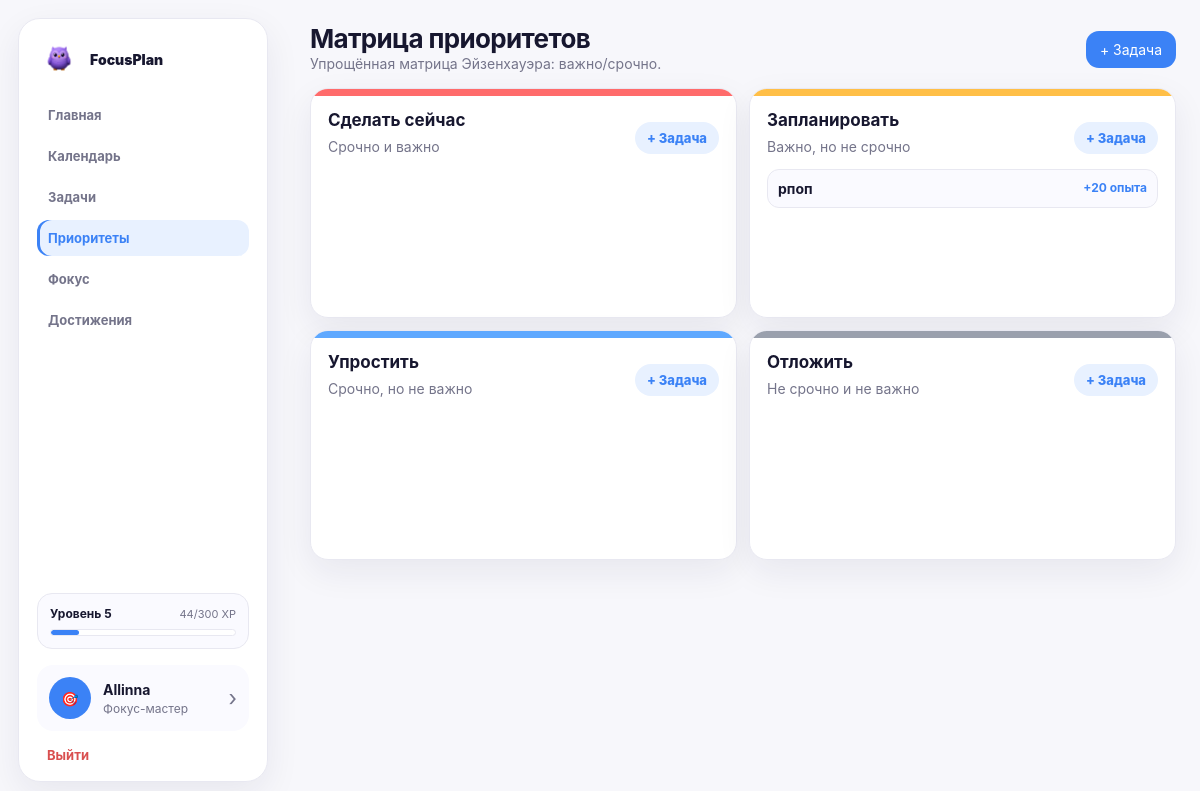
The page /matrix (signed in) on the database its author committed.
### tables this page shows
CREATE TABLE users (
        id INTEGER PRIMARY KEY AUTOINCREMENT,
        nickname TEXT NOT NULL UNIQUE,
        password_hash TEXT,
        avatar TEXT,
        theme TEXT DEFAULT 'light',
        accent TEXT DEFAULT 'purple',
        notifications INTEGER DEFAULT 1,
        xp INTEGER DEFAULT 0,
        level INTEGER DEFAULT 1,
        streak INTEGER DEFAULT 0,
        last_activity DATE,
        created_at TEXT
    );

CREATE TABLE tasks (
        id TEXT PRIMARY KEY,
        user_id INTEGER NOT NULL,
        folder_id INTEGER,
        title TEXT NOT NULL,
        description TEXT,
        priority TEXT,
        importance TEXT,
        urgency TEXT,
        xp INTEGER DEFAULT 0,
        task_date DATE,
        task_time TEXT,
        is_done INTEGER DEFAULT 0,
        earned_xp INTEGER DEFAULT 0,
        created_at TEXT,
        completed_at TEXT,
        estimate_value TEXT,
        estimate_unit TEXT DEFAULT 'hours',
        FOREIGN KEY (user_id) REFERENCES users(id),
        FOREIGN KEY (folder_id) REFERENCES folders(id)
    );

### app.py (the view)
@app.route("/matrix")
@login_required
def matrix():
    user = current_user()
    tasks = [task for task in user.get("tasks", []) if not task.get("done")]
    return render_template("matrix.html", matrix=split_eisenhower(tasks))

### app.py (called while the page is built, shortened)
def current_user() -> Dict[str, Any] | None:
    nickname = session.get("nickname")
    if not nickname:
        return None
    user = load_user_from_db(nickname)
    if not user:
        user = create_user(nickname)
        sync_user_to_db(user)
    return normalize_user(user)

def login_required(view):
    @wraps(view)
    def wrapped(*args, **kwargs):
        if not session.get("nickname"):
            return redirect(url_for("login"))
        return view(*args, **kwargs)
    return wrapped

def badge_by_code(code: str) -> Dict[str, Any] | None:
    return next((item for item in BADGES if item["code"] == code), None)

def unlocked_achievement_codes(user: Dict[str, Any]) -> List[str]:
    return [item.get("code") if isinstance(item, dict) else item for item in user.get("achievements", [])]

def split_eisenhower(tasks: List[Dict[str, Any]]) -> Dict[str, List[Dict[str, Any]]]:
    matrix = {"urgent_important": [], "not_urgent_important": [], "urgent_not_important": [], "not_urgent_not_important": []}
    for task in tasks:
        important = task.get("importance") in ["medium", "high"]
        urgent = task.get("urgency") == "urgent"
        if important and urgent:
            matrix["urgent_important"].append(task)
        elif important and not urgent:
            matrix["not_urgent_important"].append(task)
        elif not important and urgent:
            matrix["urgent_not_important"].append(task)
        else:
            matrix["not_urgent_not_important"].append(task)
    return matrix

def build_reminder_tasks(user: Dict[str, Any]) -> List[Dict[str, Any]]:
    reminder_tasks = []
    for task in user.get("tasks", []):
        if task.get("done") or not task.get("date"):
            continue
    return reminder_tasks

### focusplan_db.py (called while the page is built)
def int_to_bool(value: Any) -> bool:
    return bool(int(value or 0))

def get_db() -> sqlite3.Connection:
    conn = sqlite3.connect(DB_FILE)
    conn.row_factory = sqlite3.Row
    conn.execute("PRAGMA foreign_keys = ON")
    return conn

def reconstruct_streak_days(last_activity: str | None, streak: int) -> List[str]:
    if not last_activity or int(streak or 0) <= 0:
        return []
    try:
        last_day = datetime.strptime(last_activity, "%Y-%m-%d").date()
    except ValueError:
        return []
    return [
        (last_day - timedelta(days=offset)).isoformat()
        for offset in range(int(streak) - 1, -1, -1)
    ]

def level_from_xp(xp: int) -> int:
    return level_state_from_xp(xp)["level"]

### templates/matrix.html (shortened to what this page needs)
{% extends "base.html" %}
{% block content %}
<header class="topbar compact-topbar"><div><h1>Матрица приоритетов</h1><p>Упрощённая матрица Эйзенхауэра: важно/срочно.</p></div><button class="btn primary" data-modal-open="taskModal">+ Задача</button></header>
{% set matrix_tasks = matrix.urgent_important + matrix.not_urgent_important + matrix.urgent_not_important + matrix.not_urgent_not_important %}
<section class="matrix-grid">
  <div class="card quadrant red">
    <div class="quad-strip"></div>
    <div class="quadrant-head"><div><h2>Сделать сейчас</h2><p>Срочно и важно</p></div><button class="btn secondary quad-add" data-modal-open="taskModal" data-preset-importance="high" data-preset-urgency="urgent">+ Задача</button></div>
  </div>
  <div class="card quadrant yellow">
    <div class="quad-strip"></div>
    <div class="quadrant-head"><div><h2>Запланировать</h2><p>Важно, но не срочно</p></div><button class="btn secondary quad-add" data-modal-open="taskModal" data-preset-importance="high" data-preset-urgency="not_urgent">+ Задача</button></div>
    {% for task in matrix.not_urgent_important %}
      <div class="mini-task" data-calendar-task data-task-edit-modal="editModal-{{ task.id }}"
        data-task-title="{{ task.title|e }}"
        data-task-date="{{ (format_date(task.date) if task.date else 'Без даты')|e }}"
        data-task-time="{{ (task.time if task.time else 'Без времени')|e }}"
        data-task-folder="{{ (task.folder or 'Без папки')|e }}"
        data-task-priority="{{ priority_labels[task.priority]|e }}"
        data-task-importance="{{ importance_labels[task.importance]|e }}"
        data-task-urgency="{{ urgency_labels[task.urgency]|e }}"
        data-task-xp="{{ task.xp }}"
        data-task-description="{{ (task.description or '')|e }}">
        <b>{{ task.title }}</b><span>+{{ task.xp }} опыта</span>
      </div>
    {% endfor %}
  </div>
  <div class="card quadrant blue">
    <div class="quad-strip"></div>
    <div class="quadrant-head"><div><h2>Упростить</h2><p>Срочно, но не важно</p></div><button class="btn secondary quad-add" data-modal-open="taskModal" data-preset-importance="low" data-preset-urgency="urgent">+ Задача</button></div>
  </div>
  <div class="card quadrant gray">
    <div class="quad-strip"></div>
    <div class="quadrant-head"><div><h2>Отложить</h2><p>Не срочно и не важно</p></div><button class="btn secondary quad-add" data-modal-open="taskModal" data-preset-importance="low" data-preset-urgency="not_urgent">+ Задача</button></div>
  </div>
</section>
{% endblock %}

### templates/base.html (shortened to what this page needs)
<!doctype html>
<html lang="ru" data-accent="{{ settings.accent if settings else 'purple' }}">
<head>
  <link rel="stylesheet" href="{{ url_for('static', filename='css/style.css') }}">
</head>
<body data-confetti-earned="{{ confetti.earned if confetti else '' }}" data-confetti-message="{{ confetti.message if confetti and confetti.message else '' }}" data-notifications-enabled="{{ '1' if notifications_enabled|default(true) else '0' }}">
  {% if user %}
  <aside class="sidebar">
    <a class="brand" href="{{ url_for('dashboard') }}">
      <span class="logo">
          <img src="{{ url_for('static', filename='img/logo-owl-2.png') }}" alt="FocusPlan">
      </span>
      <span>FocusPlan</span></a>
    <nav class="menu">
      <a class="{{ 'active' if current_endpoint == 'dashboard' }}" href="{{ url_for('dashboard') }}">Главная</a>
      <a class="{{ 'active' if current_endpoint == 'calendar' }}" href="{{ url_for('calendar') }}">Календарь</a>
      <a class="{{ 'active' if current_endpoint in ['tasks_page','toggle_task','toggle_subtask','edit_task'] }}" href="{{ url_for('tasks_page') }}">Задачи</a>
      <a class="{{ 'active' if current_endpoint == 'matrix' }}" href="{{ url_for('matrix') }}">Приоритеты</a>
      <a class="{{ 'active' if current_endpoint in ['focus','complete_focus'] }}" href="{{ url_for('focus') }}">Фокус</a>
      <a class="{{ 'active' if current_endpoint in ['achievements_page','select_badge'] }}" href="{{ url_for('achievements_page') }}">Достижения</a>
    </nav>
    <a class="level-card" href="{{ url_for('profile') }}">
      <div class="level-row"><b>Уровень {{ level }}</b><span>{{ level_current_xp }}/{{ level_required_xp }} XP</span></div>
      <div class="progress"><i style="width: {{ level_progress }}%"></i></div>
    </a>
    <a class="sidebar-card {{ 'active-profile' if current_endpoint == 'profile' }}" href="{{ url_for('profile') }}">
      <div class="avatar small">{{ profile_avatar }}</div>
      <div class="profile-text"><b>{{ user.nickname }}</b><p>{% if active_badge %}{{ active_badge.title }}{% else %}Профиль и настройки{% endif %}</p></div><span class="chevron">›</span>
    </a>
    <a class="logout" href="{{ url_for('logout') }}">Выйти</a>
  </aside>
  {% endif %}
  <main class="{{ 'app-main' if user else 'login-main' }}">
    {% block content %}{% endblock %}
  </main>
  <div id="confettiLayer"></div>
</body>
</html>

### rows shown on the page
users: nickname "Allinna"
tasks: title "рпоп", xp "20"

### other values the page prints
{{ level }} "5"
{{ level_current_xp }} "44"
{{ level_required_xp }} "300"
{{ profile_avatar }} "🎯"
{{ active_badge.title }} "Фокус-мастер"
